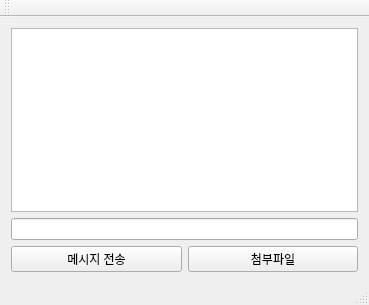
<?xml version="1.0" encoding="UTF-8"?>
<ui version="4.0">
 <class>MainWindow</class>
 <widget class="QMainWindow" name="MainWindow">
  <property name="geometry">
   <rect>
    <x>0</x>
    <y>0</y>
    <width>369</width>
    <height>305</height>
   </rect>
  </property>
  <property name="windowTitle">
   <string>QTCPClient</string>
  </property>
  <property name="styleSheet">
   <string notr="true"/>
  </property>
  <widget class="QWidget" name="centralWidget">
   <layout class="QGridLayout" name="gridLayout_2">
    <item row="0" column="0">
     <widget class="QTextBrowser" name="textBrowser_receivedMessages">
      <property name="styleSheet">
       <string notr="true"/>
      </property>
     </widget>
    </item>
    <item row="1" column="0">
     <layout class="QGridLayout" name="gridLayout">
      <item row="1" column="0">
       <widget class="QPushButton" name="pushButton_sendMessage">
        <property name="styleSheet">
         <string notr="true"/>
        </property>
        <property name="text">
         <string>메시지 전송</string>
        </property>
       </widget>
      </item>
      <item row="1" column="1">
       <widget class="QPushButton" name="pushButton_sendAttachment">
        <property name="styleSheet">
         <string notr="true"/>
        </property>
        <property name="text">
         <string>첨부파일</string>
        </property>
       </widget>
      </item>
      <item row="0" column="0" colspan="2">
       <widget class="QLineEdit" name="lineEdit_message">
        <property name="sizePolicy">
         <sizepolicy hsizetype="Expanding" vsizetype="Fixed">
          <horstretch>0</horstretch>
          <verstretch>0</verstretch>
         </sizepolicy>
        </property>
        <property name="styleSheet">
         <string notr="true"/>
        </property>
       </widget>
      </item>
     </layout>
    </item>
   </layout>
  </widget>
  <widget class="QMenuBar" name="menuBar">
   <property name="geometry">
    <rect>
     <x>0</x>
     <y>0</y>
     <width>369</width>
     <height>22</height>
    </rect>
   </property>
  </widget>
  <widget class="QToolBar" name="mainToolBar">
   <attribute name="toolBarArea">
    <enum>TopToolBarArea</enum>
   </attribute>
   <attribute name="toolBarBreak">
    <bool>false</bool>
   </attribute>
  </widget>
  <widget class="QStatusBar" name="statusBar"/>
 </widget>
 <layoutdefault spacing="6" margin="11"/>
 <resources/>
 <connections/>
</ui>
